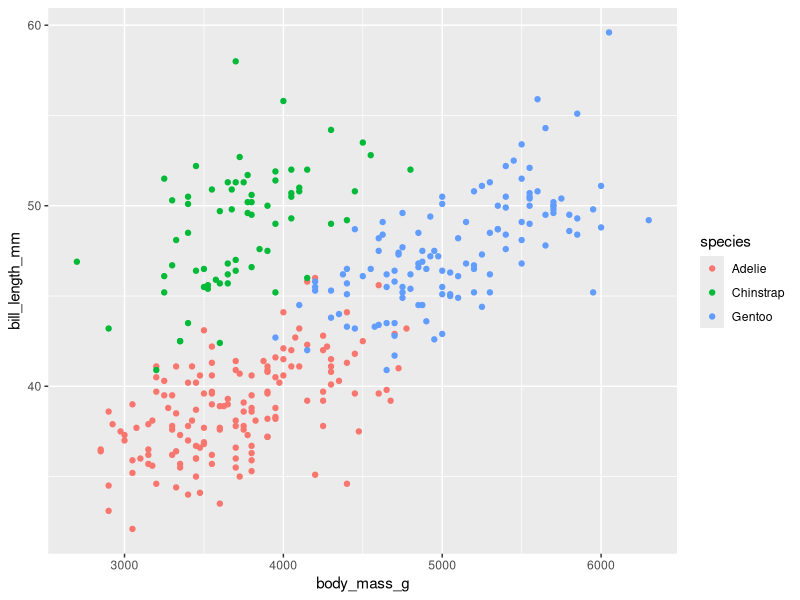
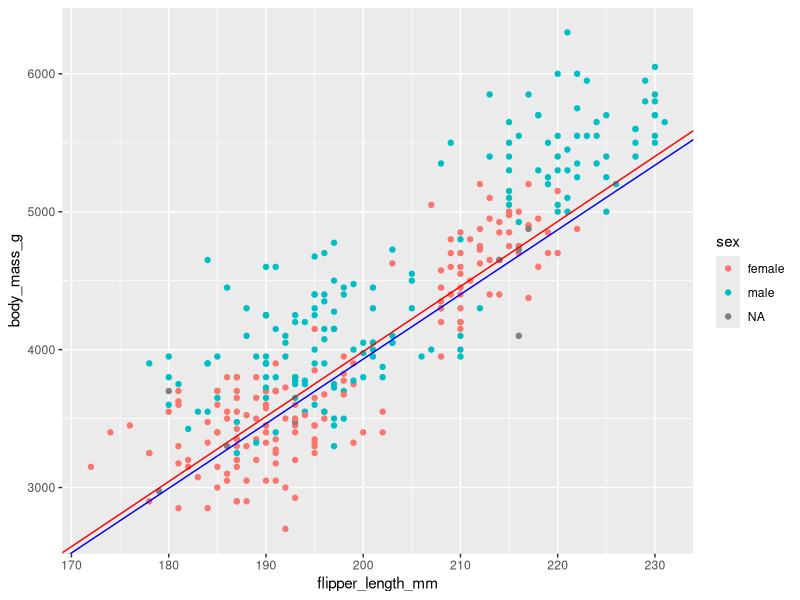

Source code (R) for these figures, in order:
## ---- chunk 1
library(palmerpenguins)
library(tidyverse)
view(penguins)
summary(lm(bill_length_mm ~ body_mass_g + species, penguins))


ggplot(penguins, aes(x = body_mass_g, y = bill_length_mm, colour = species)) +
  geom_point()
## ---- chunk 2
summary(lm(body_mass_g ~ flipper_length_mm + sex + flipper_length_mm : sex, penguins))

ggplot(penguins, aes(flipper_length_mm, body_mass_g, color = sex)) +
  geom_point() +
  geom_abline(intercept = -5443.9607, slope = 47.1527, color = "red") +# line for it female
  geom_abline(intercept = -5443.9607 + 4.068015,
              slope = 47.1527 + -0.2942,
              color = "blue") #line for male

## ---- chunk 3
summary(lm(body_mass_g ~ flipper_length_mm + bill_length_mm + flipper_length_mm : bill_length_mm, penguins))
